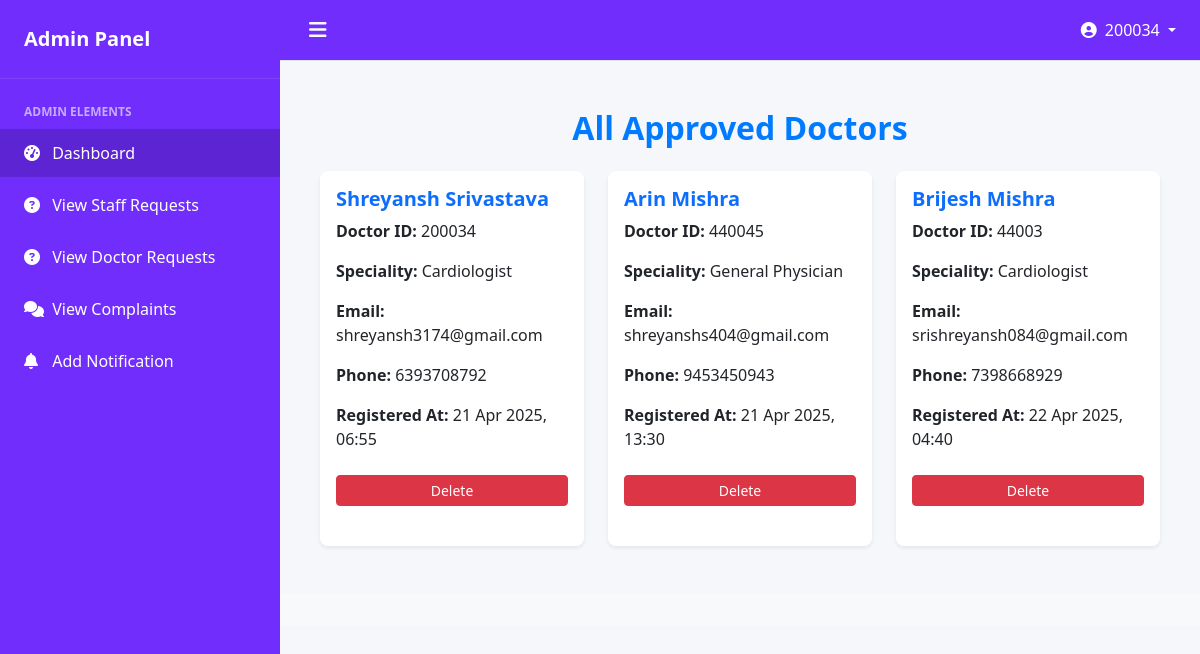
Page /adminapp/viewdoctor/ (signed in) on the committed database.
### adminapp/models.py (models this page shows, shortened)
class DoctorRegister(models.Model):
    doctor_id = models.CharField(max_length=20, primary_key=True)
    doctor_name = models.CharField(max_length=100)
    doctors_speciality = models.CharField(max_length=80)
    doctor_email = models.EmailField()
    doctor_phone = models.CharField(max_length=20)
    doctor_password = models.CharField(max_length=100)
    created_at = models.DateTimeField(auto_now_add=True)

### adminapp/views.py (the view)
# urls.py: path('viewdoctor/',views.viewdoctor,name='viewdoctor'),
@cache_control(no_store=True, no_cache=True, must_revalidate=True)
def viewdoctor(req):
    if 'adminid' not in req.session:  # Ensure admin is logged in
        return redirect('login')
    doctors = DoctorRegister.objects.all().order_by('created_at')
    return render(req, 'viewdoctor.html', {'doctors': doctors})

### adminapp/templates/viewdoctor.html
{% extends 'adminbase.html' %}
{% load static %}
{% block admin %}
<div class="container py-4">
    <h2 class="text-center mb-4" style="font-weight: 600; color: #007bff;">All Approved Doctors</h2>
    {% if doctors %}
        <div class="row g-4">
            {% for doc in doctors %}
            <div class="col-md-6 col-lg-4">
                <div class="card shadow-sm h-100">
                    <div class="card-body">
                        <h5 class="card-title text-primary fw-bold">{{ doc.doctor_name }}</h5>
                        <p class="card-text"><strong>Doctor ID:</strong> {{ doc.doctor_id }}</p>
                        <p class="card-text"><strong>Speciality:</strong> {{ doc.doctors_speciality }}</p>
                        <p class="card-text"><strong>Email:</strong> {{ doc.doctor_email }}</p>
                        <p class="card-text"><strong>Phone:</strong> {{ doc.doctor_phone }}</p>
                        <p class="card-text"><strong>Registered At:</strong> {{ doc.created_at|date:"d M Y, H:i" }}</p>
                        <a href="{% url 'adminapp:dkp' doc.doctor_id %}" class="btn btn-danger btn-sm w-100 mt-2">Delete</a>
                    </div>
                </div>
            </div>
            {% endfor %}
        </div>
    {% else %}
        <div class="alert alert-info text-center fw-bold fs-5 mt-4">
            No approved doctors found.
        </div>
    {% endif %}
</div>
{% endblock %}

### adminapp/templates/adminbase.html (style rules this page uses)
:root { --primary: rgb(112, 45, 251); --primary-hover: rgb(92, 36, 211); --sidebar-width: 280px; }
body { font-family: 'Segoe UI', Tahoma, Geneva, Verdana, sans-serif; background-color: #f5f7fa; margin: 0; overflow-x: hidden; }
.card { background-color: #fff; border: none; border-radius: 0.5rem; box-shadow: 0 0.125rem 0.25rem rgba(0, 0, 0, 0.075); margin-bottom: 1.5rem; }

### rows in the picture
DoctorRegister: doctor_name "Shreyansh Srivastava", doctor_id "200034", doctors_speciality "Cardiologist", doctor_email "shreyansh3174@gmail.com", doctor_phone "6393708792", created_at "21 Apr 2025, 06:55"
DoctorRegister: doctor_name "Arin Mishra", doctor_id "440045", doctors_speciality "General Physician", doctor_email "shreyanshs404@gmail.com", doctor_phone "9453450943", created_at "21 Apr 2025, 13:30"
DoctorRegister: doctor_name "Brijesh Mishra", doctor_id "44003", doctors_speciality "Cardiologist", doctor_email "srishreyansh084@gmail.com", doctor_phone "7398668929", created_at "22 Apr 2025, 04:40"

### other values in the picture
{{ request.session.adminid }} "200034"
